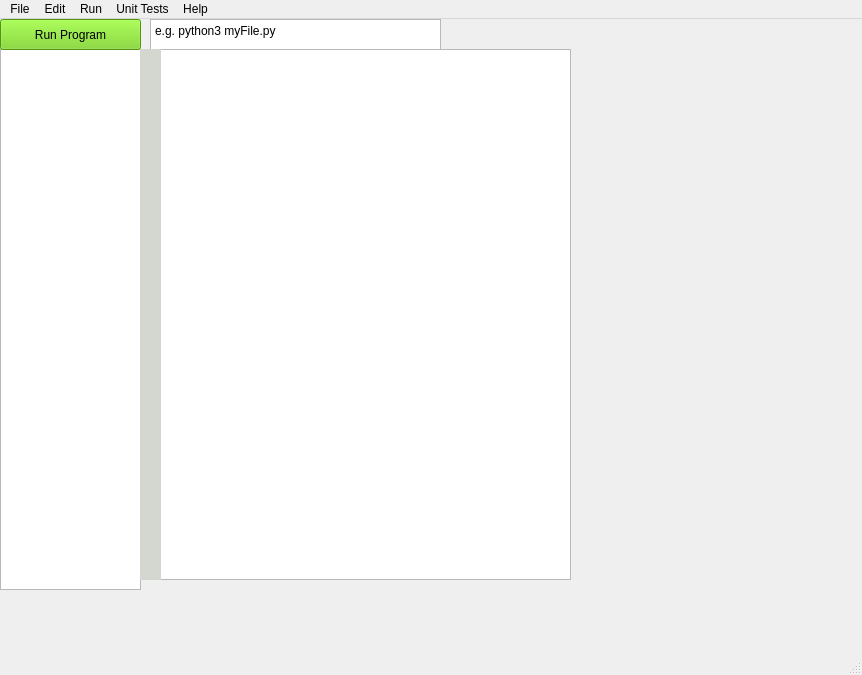
<?xml version="1.0" encoding="UTF-8"?>
<ui version="4.0">
 <class>MainWindow</class>
 <widget class="QMainWindow" name="MainWindow">
  <property name="geometry">
   <rect>
    <x>0</x>
    <y>0</y>
    <width>862</width>
    <height>675</height>
   </rect>
  </property>
  <property name="windowTitle">
   <string>MainWindow</string>
  </property>
  <widget class="QWidget" name="centralwidget">
   <widget class="QListWidget" name="listOfFilesMenu">
    <property name="geometry">
     <rect>
      <x>0</x>
      <y>30</y>
      <width>141</width>
      <height>541</height>
     </rect>
    </property>
    <property name="sizePolicy">
     <sizepolicy hsizetype="Expanding" vsizetype="MinimumExpanding">
      <horstretch>0</horstretch>
      <verstretch>4</verstretch>
     </sizepolicy>
    </property>
   </widget>
   <widget class="QPushButton" name="runButton">
    <property name="geometry">
     <rect>
      <x>0</x>
      <y>0</y>
      <width>141</width>
      <height>31</height>
     </rect>
    </property>
    <property name="sizePolicy">
     <sizepolicy hsizetype="Minimum" vsizetype="Fixed">
      <horstretch>0</horstretch>
      <verstretch>1</verstretch>
     </sizepolicy>
    </property>
    <property name="styleSheet">
     <string notr="true">background-color:rgb(115, 210, 22);</string>
    </property>
    <property name="text">
     <string>Run Program</string>
    </property>
   </widget>
   <widget class="QPlainTextEdit" name="runCommandBox">
    <property name="geometry">
     <rect>
      <x>150</x>
      <y>0</y>
      <width>291</width>
      <height>31</height>
     </rect>
    </property>
    <property name="sizePolicy">
     <sizepolicy hsizetype="Expanding" vsizetype="Expanding">
      <horstretch>0</horstretch>
      <verstretch>1</verstretch>
     </sizepolicy>
    </property>
    <property name="plainText">
     <string>e.g. python3 myFile.py</string>
    </property>
   </widget>
   <widget class="QTextEdit" name="codeBox">
    <property name="geometry">
     <rect>
      <x>160</x>
      <y>30</y>
      <width>411</width>
      <height>531</height>
     </rect>
    </property>
    <property name="sizePolicy">
     <sizepolicy hsizetype="Expanding" vsizetype="Maximum">
      <horstretch>0</horstretch>
      <verstretch>4</verstretch>
     </sizepolicy>
    </property>
   </widget>
   <widget class="QWidget" name="lineNumberArea" native="true">
    <property name="geometry">
     <rect>
      <x>140</x>
      <y>30</y>
      <width>21</width>
      <height>531</height>
     </rect>
    </property>
    <property name="sizePolicy">
     <sizepolicy hsizetype="Preferred" vsizetype="Preferred">
      <horstretch>0</horstretch>
      <verstretch>4</verstretch>
     </sizepolicy>
    </property>
    <property name="styleSheet">
     <string notr="true">background-color:rgb(211, 215, 207)</string>
    </property>
   </widget>
  </widget>
  <widget class="QMenuBar" name="menubar">
   <property name="geometry">
    <rect>
     <x>0</x>
     <y>0</y>
     <width>862</width>
     <height>22</height>
    </rect>
   </property>
   <widget class="QMenu" name="menuFile">
    <property name="title">
     <string>File</string>
    </property>
    <addaction name="actionOpen_Project"/>
    <addaction name="actionSave_Project"/>
    <addaction name="actionNew_Project"/>
    <addaction name="separator"/>
    <addaction name="actionNew_File"/>
    <addaction name="actionAdd_File_to_Project"/>
   </widget>
   <widget class="QMenu" name="menuEdit">
    <property name="title">
     <string>Edit</string>
    </property>
    <addaction name="actionCopy"/>
    <addaction name="actionPaste"/>
    <addaction name="actionFind_Replace"/>
    <addaction name="actionFormat_Code"/>
   </widget>
   <widget class="QMenu" name="menuRun">
    <property name="title">
     <string>Run</string>
    </property>
    <addaction name="actionExecute"/>
   </widget>
   <widget class="QMenu" name="menuUnit_Tests">
    <property name="title">
     <string>Unit Tests</string>
    </property>
    <addaction name="actionEnter_Unit_Tests"/>
    <addaction name="actionDisplay_Test_Results"/>
   </widget>
   <widget class="QMenu" name="menuHelp">
    <property name="title">
     <string>Help</string>
    </property>
    <addaction name="actionShow_Tutorial"/>
   </widget>
   <addaction name="menuFile"/>
   <addaction name="menuEdit"/>
   <addaction name="menuRun"/>
   <addaction name="menuUnit_Tests"/>
   <addaction name="menuHelp"/>
  </widget>
  <widget class="QStatusBar" name="statusbar"/>
  <action name="actionShow_Tutorial">
   <property name="text">
    <string>Show Tutorial</string>
   </property>
  </action>
  <action name="actionOpen_Project">
   <property name="text">
    <string>Open Project</string>
   </property>
  </action>
  <action name="actionSave_Project">
   <property name="text">
    <string>Save Project</string>
   </property>
  </action>
  <action name="actionNew_Project">
   <property name="text">
    <string>New Project</string>
   </property>
  </action>
  <action name="actionNew_File">
   <property name="text">
    <string>New File</string>
   </property>
  </action>
  <action name="actionAdd_File_to_Project">
   <property name="text">
    <string>Add File to Project</string>
   </property>
  </action>
  <action name="actionCopy">
   <property name="text">
    <string>Copy</string>
   </property>
  </action>
  <action name="actionPaste">
   <property name="text">
    <string>Paste</string>
   </property>
  </action>
  <action name="actionFind_Replace">
   <property name="text">
    <string>Find/Replace</string>
   </property>
  </action>
  <action name="actionFormat_Code">
   <property name="text">
    <string>Format Code</string>
   </property>
  </action>
  <action name="actionExecute">
   <property name="text">
    <string>Execute</string>
   </property>
  </action>
  <action name="actionEnter_Unit_Tests">
   <property name="text">
    <string>Enter Unit Tests</string>
   </property>
  </action>
  <action name="actionDisplay_Test_Results">
   <property name="text">
    <string>Display Test Results</string>
   </property>
  </action>
 </widget>
 <resources/>
 <connections/>
</ui>
